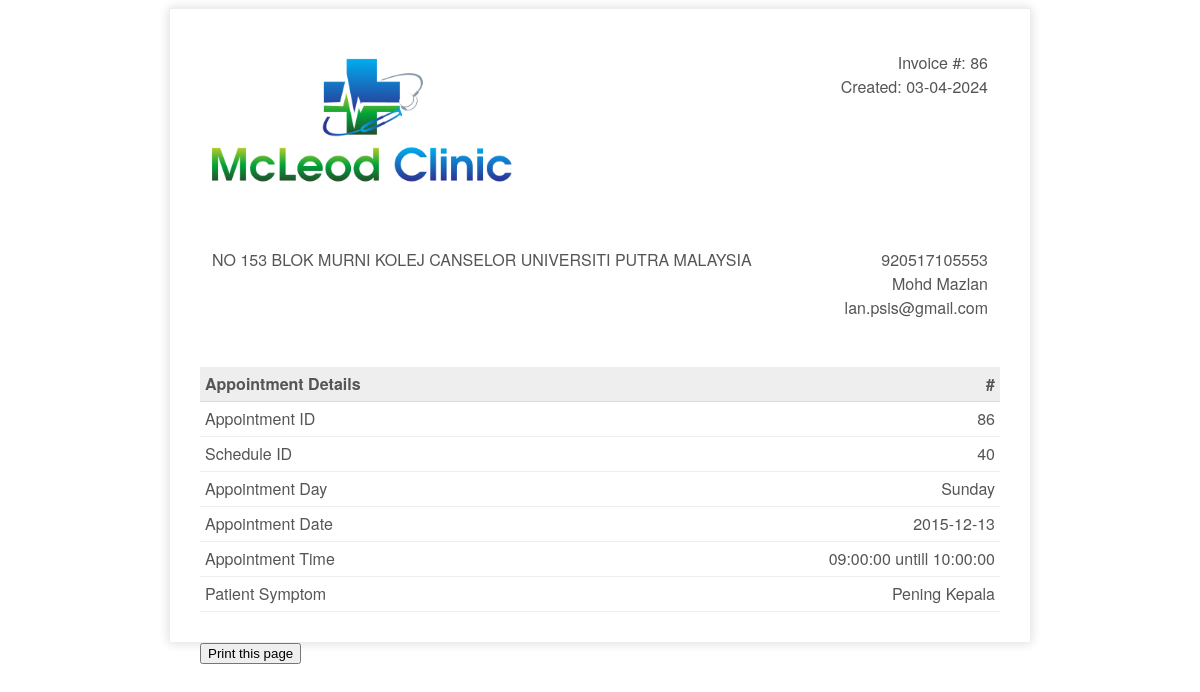
The app's page /patient/invoice.php?appid=86 with its own data.
### tables this page shows
CREATE TABLE `appointment` (
  `appId` int(3) NOT NULL,
  `patientIc` bigint(12) NOT NULL,
  `scheduleId` int(10) NOT NULL,
  `appSymptom` varchar(100) NOT NULL,
  `appComment` varchar(100) NOT NULL,
  `status` varchar(10) NOT NULL DEFAULT 'process'
);

CREATE TABLE `patient` (
  `icPatient` bigint(12) NOT NULL,
  `password` varchar(20) NOT NULL,
  `patientFirstName` varchar(20) NOT NULL,
  `patientLastName` varchar(20) NOT NULL,
  `patientMaritialStatus` varchar(10) NOT NULL,
  `patientDOB` date NOT NULL,
  `patientGender` varchar(10) NOT NULL,
  `patientAddress` varchar(100) NOT NULL,
  `patientPhone` varchar(15) NOT NULL,
  `patientEmail` varchar(100) NOT NULL
);

CREATE TABLE `doctorschedule` (
  `scheduleId` int(11) NOT NULL,
  `scheduleDate` date NOT NULL,
  `scheduleDay` varchar(15) NOT NULL,
  `startTime` time NOT NULL,
  `endTime` time NOT NULL,
  `bookAvail` varchar(10) NOT NULL
);

### patient/invoice.php (the view, shortened to what this page needs)
<?php
include_once '../assets/conn/dbconnect.php';
if (isset($_GET['appid'])) {
$appid=$_GET['appid'];
}
$res=mysqli_query($con, "SELECT a.*, b.*,c.* FROM patient a
JOIN appointment b
On a.icPatient = b.patientIc
JOIN doctorschedule c
On b.scheduleId=c.scheduleId
WHERE b.appId  =".$appid);
$userRow=mysqli_fetch_array($res,MYSQLI_ASSOC);
?>
<!doctype html>
<html>
    <head>
        <link rel="stylesheet" type="text/css" href="assets/css/invoice.css">
    </head>
    <body>
        <div class="invoice-box">
            <table cellpadding="0" cellspacing="0">
                <tr class="top">
                    <td colspan="2">
                        <table>
                            <tr>
                                <td class="title">
                                    <img src="assets/img/logo.png" style="width:100%; max-width:300px;">
                                </td>
                                <td>
                                    Invoice #: <?php echo $userRow['appId'];?><br>
                                    Created: <?php echo date("d-m-Y");?><br>
                                </td>
                            </tr>
                        </table>
                    </td>
                </tr>
                <tr class="information">
                    <td colspan="2">
                        <table>
                            <tr>
                                <td>
                                    <?php echo $userRow['patientAddress'];?>
                                </td>
                                <td><?php echo $userRow['patientIc'];?><br>
                                    <?php echo $userRow['patientFirstName'];?> <?php echo $userRow['patientLastName'];?><br>
                                    <?php echo $userRow['patientEmail'];?>
                                </td>
                            </tr>
                        </table>
                    </td>
                </tr>
                <tr class="heading">
                    <td>
                        Appointment Details
                    </td>
                    <td>
                        #
                    </td>
                </tr>
                <tr class="item">
                    <td>
                        Appointment ID
                    </td>
                    <td>
                       <?php echo $userRow['appId'];?>
                    </td>
                </tr>
                <tr class="item">
                    <td>
                        Schedule ID
                    </td>
                    <td>
                        <?php echo $userRow['scheduleId'];?>
                    </td>
                </tr>
                <tr class="item">
                    <td>
                        Appointment Day
                    </td>
                    <td>
                        <?php echo $userRow['scheduleDay'];?>
                    </td>
                </tr>
                 <tr class="item">
                    <td>
                        Appointment Date
                    </td>
                    <td>
                        <?php echo $userRow['scheduleDate'];?>
                    </td>
                </tr>
                 <tr class="item">
                    <td>
                        Appointment Time
                    </td>
                    <td>
                        <?php echo $userRow['startTime'];?> untill <?php echo $userRow['endTime'];?>
                    </td>
                </tr>
                 <tr class="item">
                    <td>
                        Patient Symptom
                    </td>
                    <td>
                        <?php echo $userRow['appSymptom'];?>
                    </td>
                </tr>
            </table>
        </div>
        <div class="print">
        <button onclick="myFunction()">Print this page</button>
</div>
    </body>
</html>

### patient/assets/css/invoice.css (style rules this page uses)
.print { margin:auto; max-width:800px; }
.invoice-box { max-width:800px; margin:auto; padding:30px; border:1px solid #eee; box-shadow:0 0 10px rgba(0, 0, 0, .15); font-size:16px; line-height:24px; font-family:'Helvetica Neue', 'Helvetica', Helvetica, Arial, sans-serif; color:#555; }
.invoice-box table { width:100%; line-height:inherit; text-align:left; }
.invoice-box table td { padding:5px; vertical-align:top; }
.invoice-box table tr td:nth-child(2) { text-align:right; }
.invoice-box table tr.top table td { padding-bottom:20px; }
.invoice-box table tr.top table td.title { font-size:45px; line-height:45px; color:#333; }
.invoice-box table tr.information table td { padding-bottom:40px; }
.invoice-box table tr.heading td { background:#eee; border-bottom:1px solid #ddd; font-weight:bold; }
.invoice-box table tr.item td { border-bottom:1px solid #eee; }

### records on screen
appointment: appId "86", patientIc.patientAddress "NO 153 BLOK MURNI KOLEJ CANSELOR UNIVERSITI PUTRA MALAYSIA", patientIc "920517105553", patientIc.patientFirstName "Mohd", patientIc.patientLastName "Mazlan", patientIc.patientEmail "lan.psis@gmail.com", scheduleId.scheduleId "40", scheduleId.scheduleDay "Sunday", scheduleId.scheduleDate "2015-12-13", scheduleId.startTime "09:00:00", scheduleId.endTime "10:00:00", appSymptom "Pening Kepala"
